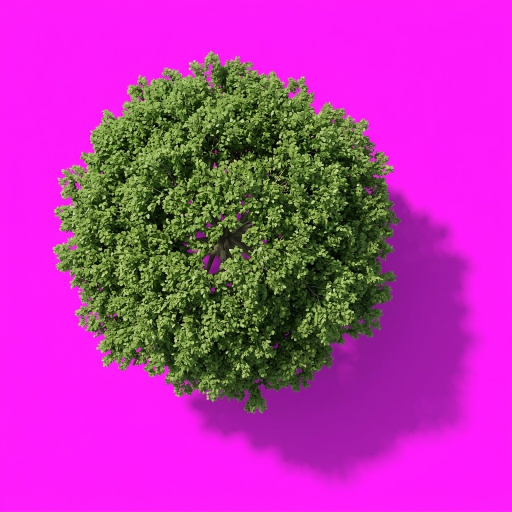
#> input picture art/alberi/verde.jpg, 1024 x 1024 px, given in place of kai.jpg, which was not available (shown at 1/2 size)
$ python componi.py
#> lines starting #> are read from the running program, lines starting #| are printed output that depends on the picture; after the words box and inside, x2 and y2 are one past the last pixel; in counts of white or black regions, pixels touching at a corner belong together; pictures that were not available may be replaced by others from this repository, and a replacement may not be noted
#> in pezzi, im is the input picture: PIL image 1024x1024 RGB; mean R, G, B 183.9, 52.4, 172.4
### strumenti/sprite.py
"""
Ritaglia le figure da un foglio generato e ne fa un provino numerato.

I fogli che escono da un generatore di immagini non sono mai una griglia
pulita: le figure cadono dove capita, a volte due nello stesso riquadro, e lo
sfondo cambia tinta da una zona all'altra. Invece di fidarsi della griglia,
qui ogni figura si trova da sola per differenza dallo sfondo.

Uso: `python strumenti/sprite.py [nome ...]` — scrive un provino con le figure
numerate, da cui si scelgono i fotogrammi per `componi.py`.
"""

from PIL import Image, ImageDraw
import numpy as np
import os
import sys

BASE = os.path.join(os.path.dirname(os.path.abspath(__file__)), "..", "art", "personaggi")

FOGLI = {
    nome: f"{nome}.jpg"
    for nome in ("kai", "armiere", "venditore", "mafia", "capo")
}


def maschera_figura(a):
    """
    True dove c'è il personaggio, False sullo sfondo.

    La soglia è larga perché il JPEG sbava: attorno alle figure resta un alone
    rosa che, tagliato stretto, sopravvive come contorno fucsia. Nessun colore
    dei personaggi ha rosso e blu insieme molto più alti del verde, quindi
    allargare qui non mangia il soggetto.
    """
    r, g, b = a[..., 0].astype(int), a[..., 1].astype(int), a[..., 2].astype(int)
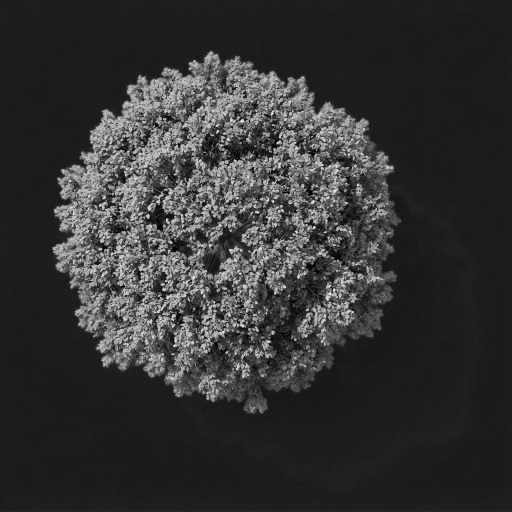
#> g: shape (1024, 1024) int64 (shown at 1/2 size); min 0, max 255, mean 52.4
    magenta = (r > 120) & (b > 120) & (r - g > 45) & (b - g > 45)
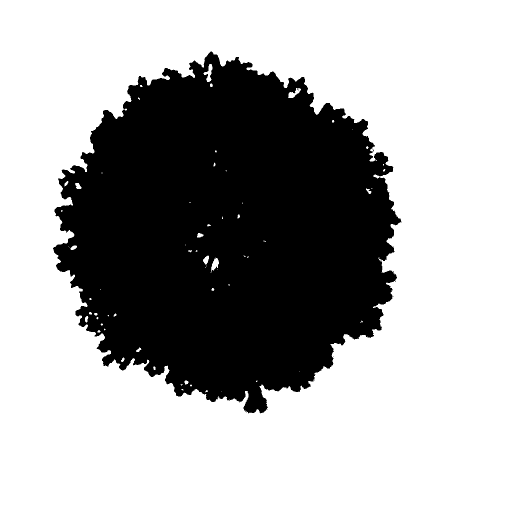
#> magenta: shape (1024, 1024) bool (shown at 1/2 size); 66.6% white; 3 black regions (2 under 20 px), largest, box (x1, y1, x2, y2) and area: (106, 103, 803, 827) 349946
    lilla = (abs(r - 211) < 45) & (abs(g - 145) < 48) & (abs(b - 207) < 45)
#> lilla: shape (1024, 1024) bool; 0.22% white in thin lines or dots, all inside (x1, y1, x2, y2) = (105, 102, 787, 827)
    figura = ~(magenta | lilla)
#> figura: shape (1024, 1024) bool; 33.3% white; 3 white regions (2 under 20 px), largest, box (x1, y1, x2, y2) and area: (107, 103, 803, 827) 348986

    # Erosione di un pixel: l'ultimo filo di alone sta proprio sul bordo.
    interno = figura.copy()
    interno[1:, :] &= figura[:-1, :]
    interno[:-1, :] &= figura[1:, :]
    interno[:, 1:] &= figura[:, :-1]
    interno[:, :-1] &= figura[:, 1:]
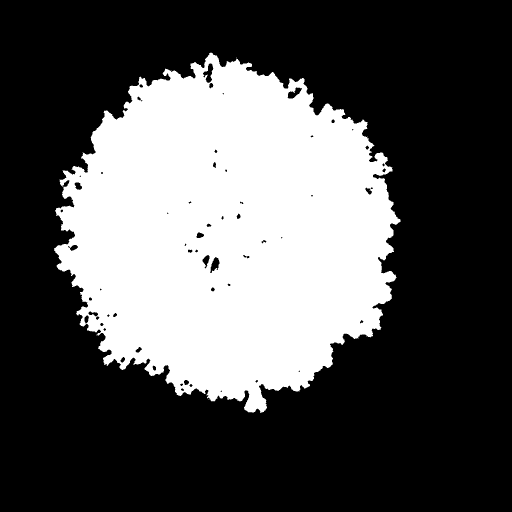
#> interno: shape (1024, 1024) bool (shown at 1/2 size); 32.8% white; 4 white regions (3 under 20 px), largest, box (x1, y1, x2, y2) and area: (108, 105, 802, 826) 343767
    return interno


def gruppi(v, soglia, minimo):
    out, dentro, start = [], False, 0
    for i, x in enumerate(v):
        if x > soglia and not dentro:
            dentro, start = True, i
        elif x <= soglia and dentro:
            dentro = False
            if i - start >= minimo:
                out.append((start, i))
    if dentro and len(v) - start >= minimo:
        out.append((start, len(v)))
    return out


def figure(a, m):
    """I riquadri di ogni figura, riga per riga, in ordine di lettura."""
    h, w = m.shape
#> h = 1024; w = 1024
    trovate = []
    for y0, y1 in gruppi(m.sum(axis=1), w * 0.01, 40):
#> in gruppi, `out, dentro, start = [], False, 0`: dentro = False; start = 0
        fascia = m[y0:y1]
        for x0, x1 in gruppi(fascia.sum(axis=0), (y1 - y0) * 0.04, 28):
            # Stringe il riquadro sul contenuto vero.
            sotto = fascia[:, x0:x1]
            righe_piene = np.where(sotto.sum(axis=1) > 0)[0]
            if len(righe_piene) == 0:
                continue
            trovate.append((x0, y0 + righe_piene[0], x1, y0 + righe_piene[-1] + 1))
#> this loop made 1 pass
#> pass 1, in figure, `fascia = m[y0:y1]`:
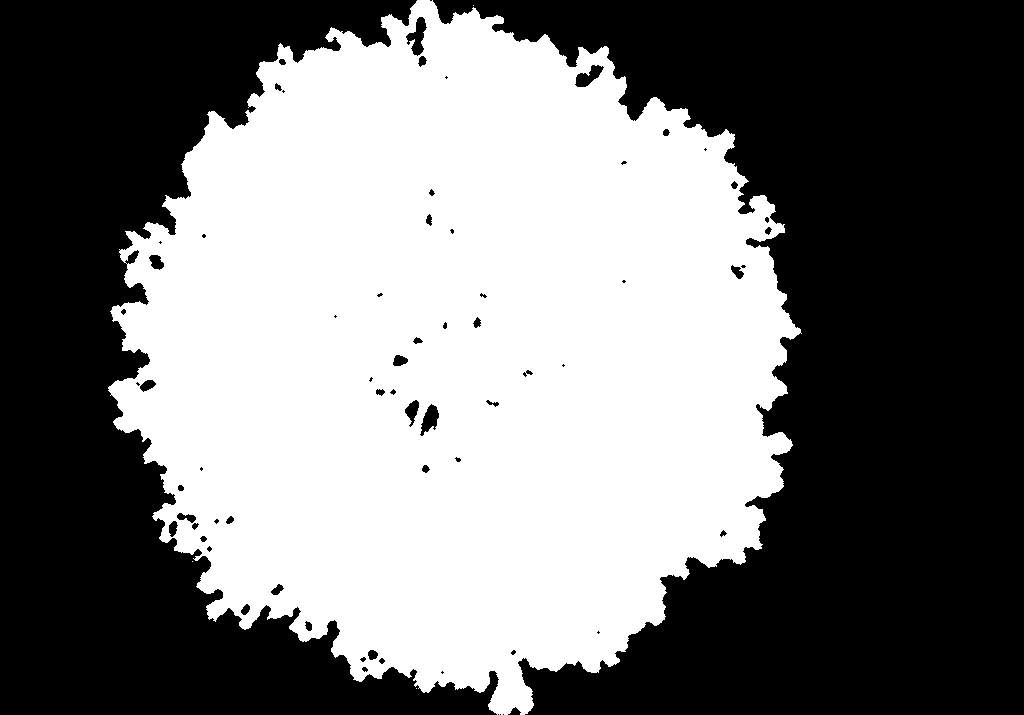
#> fascia: shape (715, 1024) bool; 46.9% white; 4 white regions (3 under 20 px), largest, box (x1, y1, x2, y2) and area: (108, 0, 802, 715) 343734
#> after the loop, trovate = [(113, 110, 791, 825)]
    return trovate


def ritaglia(im, m, riquadro):
#> called with riquadro = (113, 110, 791, 825)
    x0, y0, x1, y1 = riquadro
#> x0 = 113; y0 = 110; x1 = 791; y1 = 825
    pezzo = im.crop(riquadro).convert("RGBA")
    alpha = Image.fromarray((m[y0:y1, x0:x1] * 255).astype(np.uint8))
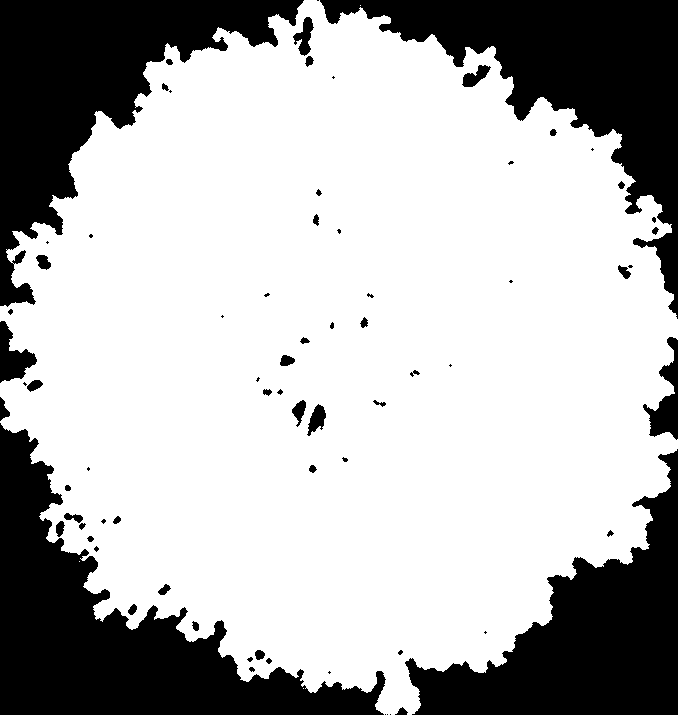
#> alpha: PIL image 678x715 L; 70.9% white; 74 black regions (28 under 20 px), largest, box (x1, y1, x2, y2) and area: (0, 423, 386, 715) 38509, (320, 0, 678, 319) 33267, (0, 0, 304, 307) 33251
    pezzo.putalpha(alpha)
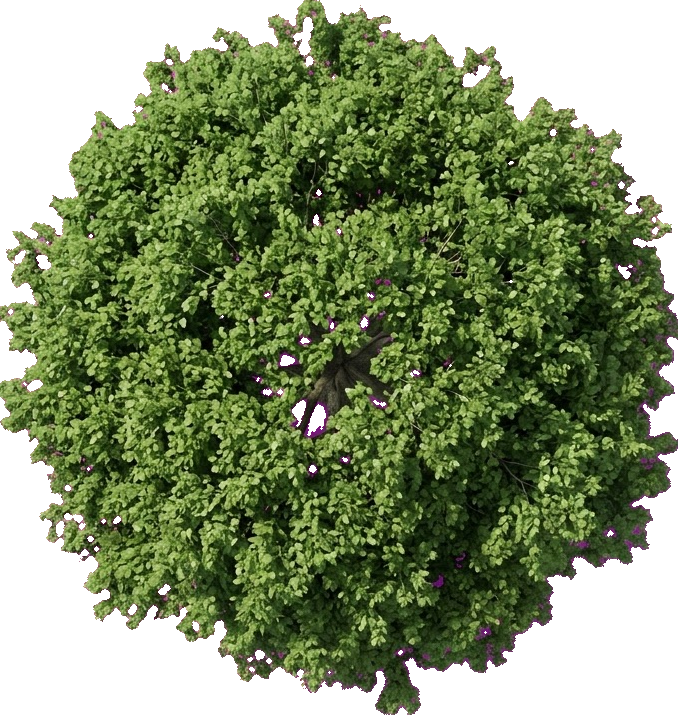
#> pezzo: PIL image 678x715 RGBA; mean R, G, B, A 120.7, 80.5, 97.3, 180.7; transparent parts drawn white
    return pezzo


# [23 lines left out: function provino, not called in this run]


# [4 lines that do not run on import are left out]

### strumenti/componi.py
"""
Compone i fogli generati in sprite sheet uniformi, pronti per il gioco.

I fogli in arrivo dal generatore non sono utilizzabili così: le figure stanno
in posizioni irregolari, a volte più d'una per riquadro, su fondi diversi. Qui
ogni figura viene ritagliata singolarmente, appoggiata a una linea di terra
comune e centrata, in una griglia di 4 colonne per 4 righe.

L'ordine delle righe è quello che il gioco si aspetta: fronte, schiena,
sinistra, destra. La destra si ottiene specchiando la sinistra — un profilo
speculare è indistinguibile da uno disegnato apposta, e costa la metà.

Perché serve `specchia`: il generatore non rispetta il verso richiesto, e fra
le figure di profilo di uno stesso foglio ce ne sono di rivolte a destra. Se
finiscono nella riga così come sono, il personaggio gira la faccia a metà
camminata. Vanno raddrizzate qui, una volta sola, non a occhio dal gioco.
"""

from PIL import Image
import numpy as np
import os

from sprite import BASE, FOGLI, figure, maschera_figura, ritaglia

USCITA = os.path.join(
    os.path.dirname(os.path.abspath(__file__)), "..", "public", "personaggi"
)

CELLA = 128
COLONNE = 4
RIGHE = 4

# Per ogni personaggio: quali figure usare, e quanto è alto rispetto alla cella.
# L'altezza tiene le proporzioni tra i personaggi: l'armiere è un armadio,
# Kai è un ragazzino.
# `specchia` elenca le posizioni di `lato` (0-3) la cui figura guarda a destra
# nel foglio generato: vanno ribaltate perché la riga guardi tutta a sinistra.
SCELTE = {
    "kai":       {"fronte": [0, 1, 2, 3], "schiena": [4, 5, 6, 7],  "lato": [8, 11, 14, 21], "specchia": [2, 3],       "altezza": 0.84},
    "armiere":   {"fronte": [0, 1, 2, 3], "schiena": [4, 5, 6, 7],  "lato": [8, 11, 16, 20], "specchia": [1],          "altezza": 0.94},
    "venditore": {"fronte": [0, 1, 2, 3], "schiena": [8, 10, 12, 13], "lato": [16, 18, 19, 20], "specchia": [0, 1, 2, 3], "altezza": 0.87},
    "mafia":     {"fronte": [0, 1, 2, 3], "schiena": [8, 9, 10, 11], "lato": [16, 17, 18, 20], "specchia": [0, 1, 2, 3], "altezza": 0.92},
    "capo":      {"fronte": [0, 1, 2, 3], "schiena": [8, 9, 10, 11], "lato": [16, 17, 18, 20], "specchia": [0, 1, 2, 3], "altezza": 0.84},
}


def pezzi(nome):
    im = Image.open(os.path.join(BASE, FOGLI[nome])).convert("RGB")
    m = maschera_figura(np.asarray(im))
    return [ritaglia(im, m, r) for r in figure(np.asarray(im), m)]


def posa(tela, pezzo, colonna, riga, altezza_utile):
    """Appoggia la figura sulla linea di terra della sua cella, centrata."""
    scala = altezza_utile / pezzo.height
    largo = max(1, round(pezzo.width * scala))
    alto = max(1, round(pezzo.height * scala))
    ridotto = pezzo.resize((largo, alto), Image.LANCZOS)

    x = colonna * CELLA + (CELLA - largo) // 2
    # Un filo di margine sotto i piedi, così l'ombra non tocca il bordo.
    y = riga * CELLA + CELLA - alto - 4
    tela.alpha_composite(ridotto, (x, y))


def componi(nome):
    scelta = SCELTE[nome]
    tutti = pezzi(nome)
#> tutti = 1 item
    altezza_utile = round(CELLA * scelta["altezza"])

    tela = Image.new("RGBA", (COLONNE * CELLA, RIGHE * CELLA), (0, 0, 0, 0))
#> tela: PIL image 512x512 RGBA; every value is 0

    righe = [
        scelta["fronte"],
        scelta["schiena"],
        scelta["lato"],
        scelta["lato"],
    ]

    specchia = set(scelta.get("specchia", []))

    for r, indici in enumerate(righe):
        for c, i in enumerate(indici):
            pezzo = tutti[i]
            # Prima si raddrizza la figura verso sinistra, poi la riga di
            # destra ribalta tutto: due ribaltamenti si annullano.
            gira = (r >= 2 and c in specchia) != (r == 3)
            if gira:
                pezzo = pezzo.transpose(Image.FLIP_LEFT_RIGHT)
            posa(tela, pezzo, c, r, altezza_utile)
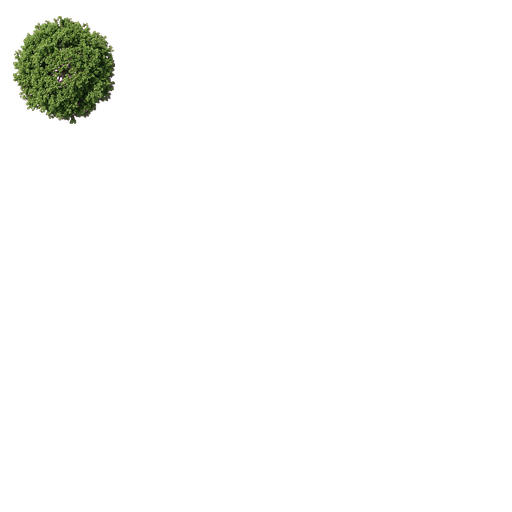
#> tela: PIL image 512x512 RGBA; mean R, G, B, A 2.7, 3.3, 1.7, 7.6; transparent parts drawn white

    os.makedirs(USCITA, exist_ok=True)
    percorso = os.path.join(USCITA, f"{nome}.png")
    tela.save(percorso)
    print(f"{nome}: {len(tutti)} figure disponibili -> {percorso}")


if __name__ == "__main__":
    for nome in SCELTE:
#> (the run stopped early here; a loop or call above may not have finished)
